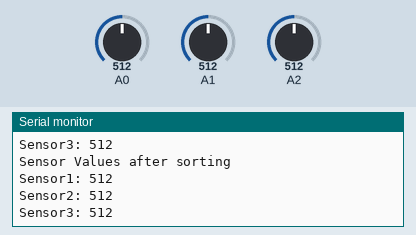
This sketch was run on a simulated Arduino Uno, built with avr-gcc and run on an emulated ATmega328P. On the bench: the last lines printed to the serial monitor. The inputs (shaded band) are chosen by the test bench; at power-on: A0 = 512, A1 = 512, A2 = 512.

Above: at 3.8 s.
3.9 s: A0 set to 109
At 10.4 s:
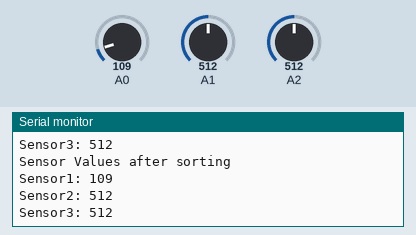
12.3 s: A0 set to 93
At 16.4 s:
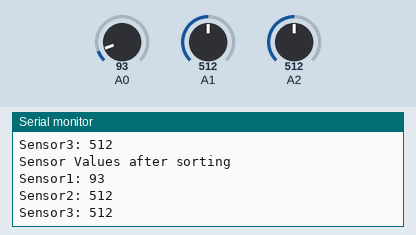
Timing chart, 0 to 17.9 s (numbered marks = the images above; inputs shaded):
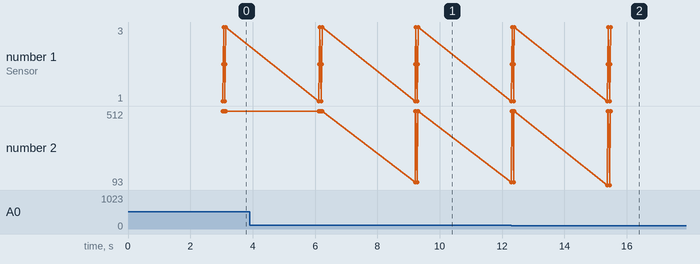

The sketch:

Sorting_multiple_Capacitive_soil_moisture_S_v2.0.ino
```cpp
//Define the number of sensors
const int numSensors = 3;
//Array to store sensor values
int sensorValues[numSensors];

void setup() {
  //Initialize serial communication
  Serial.begin(9600);
}

void loop() {
  //Read and store sensor values
  for (int i=0; i < numSensors; i++) {
    sensorValues[i] = analogRead(A0 + i);  // Read from A0, A1, A2 in sequence
    delay(1000);  // Optional delay to stabilize readings
  }
  //Print the stored sensor values before sorting
  printSensorValues_b4_a4_sort();
}

void printSensorValues_b4_a4_sort() {
  //Printing sensor values before sorting
  Serial.println("  ");
  Serial.println("Sensor Values before sorting");
  for (int i=0; i < numSensors; i++) {
    Serial.print("Sensor");
    Serial.print(i + 1);
    Serial.print(": ");
    Serial.println(sensorValues[i]);
  }
  //sorting
  for(int j=0; j < numSensors-1 ; j++) {
    for(int k=0; k < numSensors-1; k++) {
      if(sensorValues[k] > sensorValues[k+1]) {
        int temp = sensorValues[k];
        sensorValues[k] = sensorValues[k+1];
        sensorValues[k+1] = temp;
        }
     }
  }
  //Printing sensor values after sorting
  Serial.println("Sensor Values after sorting");
  for(int l=0; l < numSensors; l++) {
    Serial.print("Sensor");
    Serial.print(l+1);
    Serial.print(": ");
    Serial.println(sensorValues[l]);
  }
}
```

Measured:
- after the input at 3.9 s, the serial monitor: prints a new line after 5.3 s (image 1)
- after the input at 12.3 s, the serial monitor: prints a new line after 3.1 s (image 2)
- plotted number 2: 512 → 109 after the input at 3.9 s
